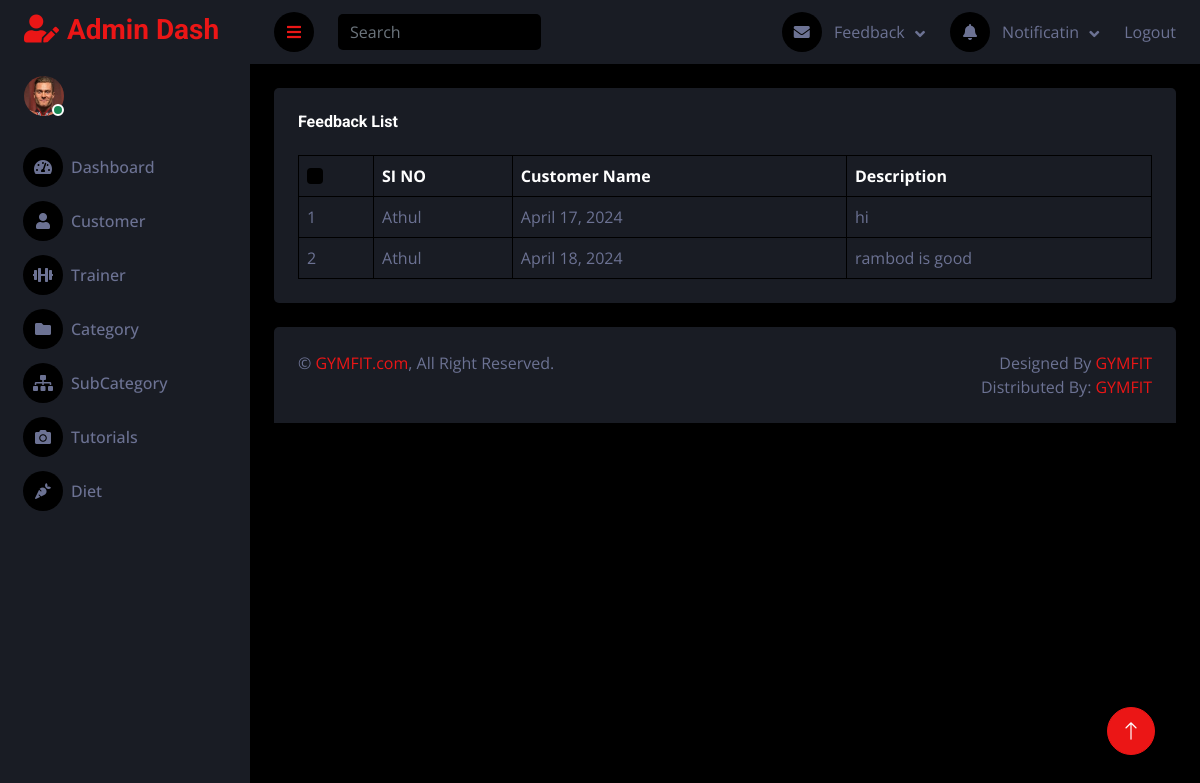
/nadmin/feedbackview, run on the app's committed database.
### homeapp/models.py (models this page shows, shortened)
class Tbl_Feedback(models.Model):
    customer=models.ForeignKey(Tbl_customer,on_delete=models.CASCADE)
    date=models.DateField(auto_now_add=True)
    msg=models.TextField(null=True)

class Tbl_customer(models.Model):
    cust_fname = models.CharField(max_length=10)
    cust_lname = models.CharField(max_length=10)
    cust_age = models.CharField(max_length=3)
    cust_gender = models.CharField(max_length=10, choices=roles, default='')
    cust_height = models.CharField(max_length=3)
    cust_weight = models.CharField(max_length=3,null=True)
    cust_phone = models.CharField(max_length=10)
    cust_problem = models.TextField(max_length=100)
    cust_email = models.EmailField()
    user = models.ForeignKey(User, on_delete=models.CASCADE)
    cust_status = models.BooleanField(default=True)
    def __str__(self):
        return self.cust_fname

### adminapp/views.py (the view)
# urls.py: path('feedbackview', views.feedbackview, name='feedbackview'),
def feedbackview(request):
    call = Tbl_Feedback.objects.all()
    return render(request, 'feedbackview.html',{'call':call})

### homeapp/context_processor.py (called while the page is built)
def trainer(request):
    trainer = Tbl_Trainer.objects.filter(trainer_approval=True,trainer_status=True)
    return {
        'trainer':trainer
    }

### templates/feedbackview.html
{% extends 'adminbase.html' %}
{% block content %}
{% load static %}
            <div class="container-fluid pt-4 px-4">
                <div class="bg-secondary text-center rounded p-4">
                    <div class="d-flex align-items-center justify-content-between mb-4">
                        <h6 class="mb-0">Feedback List</h6>
                    </div>
                    <div class="table-responsive">
                        <table class="table text-start align-middle table-bordered table-hover mb-0">
                            <thead>
                                <tr class="text-white">
                                    <th scope="col"><input class="form-check-input" type="checkbox"></th>
                                     <th scope="col">SI NO</th>
                                    <th scope="col">Customer Name</th>
                                    <th scope="col">Description</th>
                                </tr>
                            </thead>
                            <tbody>
                                {% for i in call %}
                                <tr>
                                    <td>{{forloop.counter}}</td>
                                    <td>{{i.customer}}</td>
                                    <td>{{i.date}}</td>
                                    <td>{{i.msg}}</td>
                                </tr>
                            {% endfor %}
                            </tbody>
                        </table>
                    </div>
                </div>
            </div>
{% endblock %}

### static/dash/css/style.css (style rules this page uses)
:root { --primary: #EB1616; --secondary: #191C24; --light: #6C7293; --dark: #000000; }

### data on the page
Tbl_Feedback: customer "Athul", date "April 17, 2024", msg "hi"
Tbl_Feedback: customer "Athul", date "April 18, 2024", msg "rambod is good"
